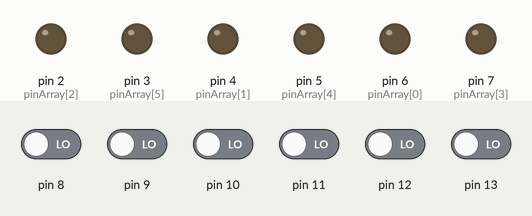
The sketch below on a simulated Arduino Uno, built with avr-gcc and run on an emulated ATmega328P. On the bench: output pins drawn as LEDs (lit = HIGH). The inputs (shaded band) are chosen by the test bench; at power-on: pin 8–13 LOW.

Above: at 1.2 s.
1.3 s: pin 8 driven HIGH
At 2.5 s:
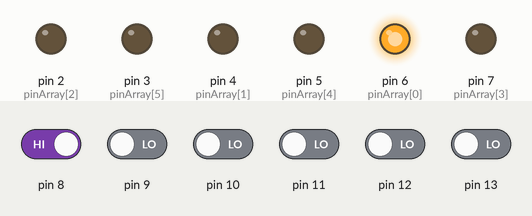
4.3 s: pin 9 driven HIGH
At 4.9 s:
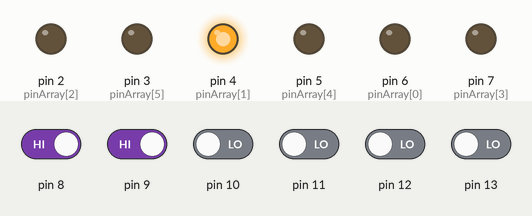
5.8 s: pin 10 driven HIGH
At 8.1 s:
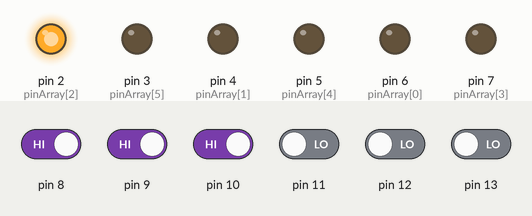
8.8 s: pin 9 driven LOW
At 11.1 s:
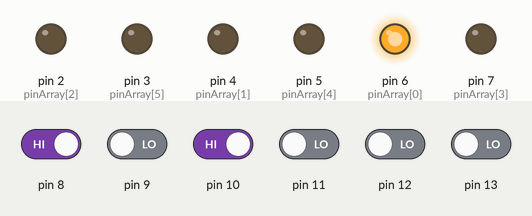
11.8 s: pin 11 driven HIGH
At 13.9 s:
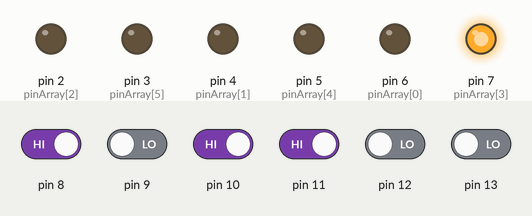
14.8 s: pin 12 driven HIGH
At 18.3 s:
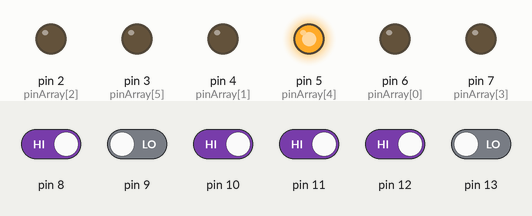
Timing chart, 0 to 18.8 s (numbered marks = the images above; inputs shaded):
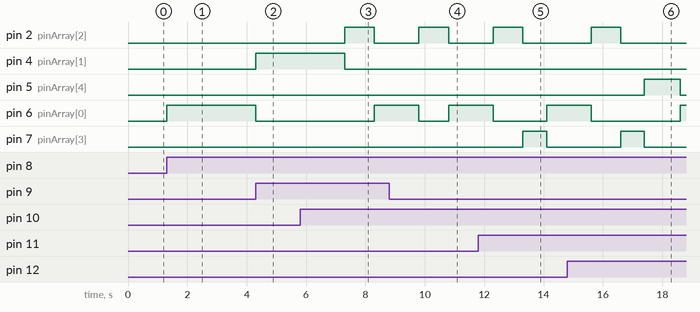

Measured:
- after the input at 1.3 s, pin 6 (pinArray[0]): LOW → HIGH at once
- after the input at 4.3 s, pin 4 (pinArray[1]): LOW → HIGH at once; pin 6 (pinArray[0]): HIGH → LOW at once
- after the input at 5.8 s, pin 2 (pinArray[2]): LOW → HIGH after 1.5 s, → LOW 1.0 s later; pin 6 (pinArray[0]): LOW → HIGH after 2.5 s instead of 1.5 s
- after the input at 8.8 s, pin 2 (pinArray[2]): LOW → HIGH after 1.0 s, → LOW 1.0 s later; pin 4 (pinArray[1]): stays LOW (without the input it goes to HIGH after 1.0 s)
- after the input at 11.8 s, pin 7 (pinArray[3]): LOW → HIGH after 1.5 s, → LOW 0.80 s later
- after the input at 14.8 s, pin 5 (pinArray[4]): LOW → HIGH after 2.6 s, → LOW 1.2 s later

The sketch:

sketch_dec1a.ino
```cpp
int pinArray[] = {6, 4, 2, 7, 5, 3};
int timeOut[] = {1500, 3000, 1000, 800, 1200, 500};
int value = 0;

void setup() {
  // put your setup code here, to run once:
  Serial.begin(9600);
  for (int i = 0; i < 6; i++)  {
    pinMode(pinArray[i], OUTPUT);
  }
  for (int i = 8; i < 14; i++) {
    pinMode(i, INPUT);
  }
}

void loop() {
  // put your main code here, to run repeatedly:
  for (int i = 0; i < 6; i++) {
    value = digitalRead(i+8);
    if (value == HIGH) {
      blinkLED(i);
    }
  }
}

void blinkLED(int pin) {
  digitalWrite(pinArray[pin], HIGH);
  delay(timeOut[pin]);
  digitalWrite(pinArray[pin], LOW);
}
```
